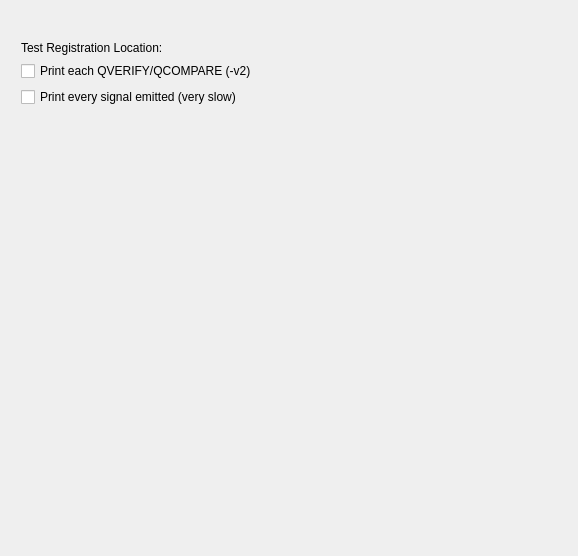
<ui version="4.0" >
 <class>QTestConfigWidget</class>
 <widget class="QWidget" name="QTestConfigWidget" >
  <property name="geometry" >
   <rect>
    <x>0</x>
    <y>0</y>
    <width>578</width>
    <height>556</height>
   </rect>
  </property>
  <property name="windowTitle" >
   <string>Debugger Configuration</string>
  </property>
  <property name="toolTip" >
   <string/>
  </property>
  <property name="whatsThis" >
   <string/>
  </property>
  <widget class="QWidget" name="layoutWidget" >
   <property name="geometry" >
    <rect>
     <x>10</x>
     <y>30</y>
     <width>556</width>
     <height>492</height>
    </rect>
   </property>
   <layout class="QVBoxLayout" name="verticalLayout" >
    <item>
     <layout class="QHBoxLayout" name="horizontalLayout" >
      <item>
       <widget class="QLabel" name="RegistrationLabel" >
        <property name="sizePolicy" >
         <sizepolicy vsizetype="Preferred" hsizetype="Maximum" >
          <horstretch>0</horstretch>
          <verstretch>0</verstretch>
         </sizepolicy>
        </property>
        <property name="text" >
         <string>Test Registration Location:</string>
        </property>
        <property name="wordWrap" >
         <bool>false</bool>
        </property>
        <property name="buddy" >
         <cstring>kcfg_testRegistration</cstring>
        </property>
       </widget>
      </item>
      <item>
       <widget class="KUrlRequester" name="kcfg_testRegistration" >
        <property name="toolTip" >
         <string>Gdb executable</string>
        </property>
        <property name="whatsThis" >
         <string>To run "gdb" binary from $PATH, leave this field empty. To run custom gdb, for example, for a different architecture, enter the executable name here. You can either run gdb from $PATH, but with a different name (say, "arm-gdb"), by typing the name here, or specify full path to the gdb executable.</string>
        </property>
       </widget>
      </item>
     </layout>
    </item>
    <item>
     <widget class="QCheckBox" name="kcfg_printAsserts" >
      <property name="text" >
       <string>Print each QVERIFY/QCOMPARE (-v2)</string>
      </property>
     </widget>
    </item>
    <item>
     <widget class="QCheckBox" name="kcfg_printSignals" >
      <property name="text" >
       <string>Print every signal emitted (very slow)</string>
      </property>
     </widget>
    </item>
    <item>
     <spacer>
      <property name="orientation" >
       <enum>Qt::Vertical</enum>
      </property>
      <property name="sizeType" >
       <enum>QSizePolicy::Expanding</enum>
      </property>
      <property name="sizeHint" stdset="0" >
       <size>
        <width>554</width>
        <height>418</height>
       </size>
      </property>
     </spacer>
    </item>
   </layout>
  </widget>
 </widget>
 <layoutdefault spacing="6" margin="11" />
 <layoutfunction spacing="KDialog::spacingHint" margin="KDialog::marginHint" />
 <pixmapfunction>qPixmapFromMimeSource</pixmapfunction>
 <customwidgets>
  <customwidget>
   <class>KUrlRequester</class>
   <extends>QFrame</extends>
   <header>kurlrequester.h</header>
   <container>1</container>
  </customwidget>
 </customwidgets>
 <includes>
  <include location="local" >kurlrequester.h</include>
  <include location="local" >klineedit.h</include>
  <include location="local" >kpushbutton.h</include>
  <include location="local" >kurlrequester.h</include>
  <include location="local" >klineedit.h</include>
  <include location="local" >kpushbutton.h</include>
  <include location="local" >kurlrequester.h</include>
  <include location="local" >klineedit.h</include>
  <include location="local" >kpushbutton.h</include>
  <include location="local" >kurlrequester.h</include>
  <include location="local" >klineedit.h</include>
  <include location="local" >kpushbutton.h</include>
  <include location="local" >kurlrequester.h</include>
  <include location="local" >klineedit.h</include>
  <include location="local" >kpushbutton.h</include>
 </includes>
 <resources/>
 <connections/>
</ui>
